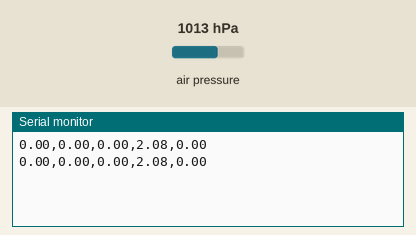
Recording of a sketch running on a simulated Arduino Uno, built with avr-gcc and run on an emulated ATmega328P. On the bench: the last lines printed to the serial monitor. The inputs (shaded band) are chosen by the test bench; at power-on: air pressure 1013 hPa.

Above: at 2.8 s.
2.9 s: air pressure set to 952 hPa
At 5.1 s:
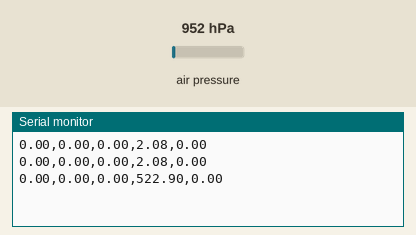
5.6 s: air pressure set to 975 hPa
At 6.7 s:
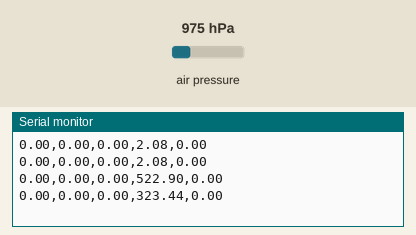
Timing chart, 0 to 8.6 s (numbered marks = the images above; inputs shaded):
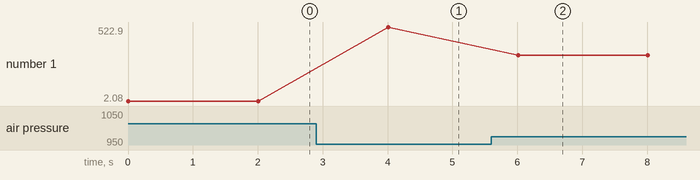

Measured:
- after the input at 2.9 s, the serial monitor: prints a new line after 1.1 s (image 1)
- after the input at 5.6 s, the serial monitor: prints a new line after 0.41 s (image 2)
- plotted number 1: 2.08 → 522.9 after the input at 2.9 s, 522.9 → 323.44 after the input at 5.6 s

The sketch:

Environmental-CSV-Output.ino
```cpp
#include "Adafruit_BME680.h"

#define SEALEVELPRESSURE_HPA (1013.25)

Adafruit_BME680 bme; // I2C

void setup()
{
  Serial.begin(9600);

  if (!bme.begin())
  {
    Serial.println("Could not find a valid BME680 sensor, check wiring!");
    while (1);
  }

  bme.setTemperatureOversampling(BME680_OS_8X);
  bme.setHumidityOversampling(BME680_OS_2X);
  bme.setPressureOversampling(BME680_OS_4X);
  bme.setIIRFilterSize(BME680_FILTER_SIZE_3);
  bme.setGasHeater(320, 150); // 320*C for 150 ms
}

void loop()
{
  // Output format: 27.88,30.66,959.85,454.22,26.50
  String strOutput = "";
  strOutput += String(bme.temperature) + ",";
  strOutput += String(bme.humidity) + ",";
  strOutput += String(bme.pressure/100.0) + ",";
  strOutput += String(bme.readAltitude(SEALEVELPRESSURE_HPA)) + ",";
  strOutput += String(bme.gas_resistance / 1000.0);

  Serial.println(strOutput);

  delay(2000);
}
```
